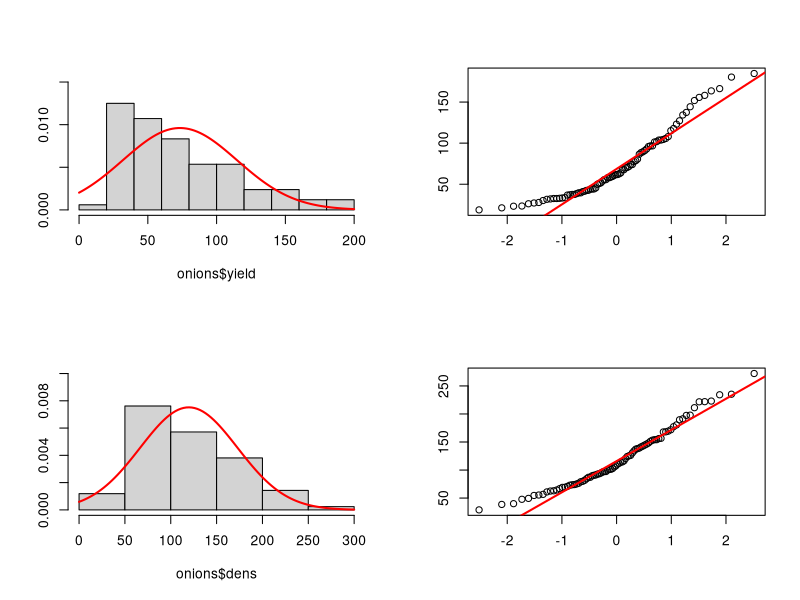

Write R code to recreate this figure.
onions <- read.table("onions.dat", col.names = c("yield", "dens", "location"))

par(mfrow = c(2, 2))

hist(onions$yield, freq = FALSE, main = "", ylab = "", ylim = c(0, 0.016))
curve(dnorm(x, mean(onions$yield), sd(onions$yield)), add = TRUE, lwd = 2, col = "red")

qqnorm(onions$yield, main = "", xlab = "", ylab = "")
qqline(onions$yield, lwd = 2, col = "red")


hist(onions$dens, freq = FALSE, main = "", ylab = "", ylim = c(0, 0.010))
curve(dnorm(x, mean(onions$dens), sd(onions$dens)), add = TRUE, lwd = 2, col = "red")

qqnorm(onions$dens, main = "", xlab = "", ylab = "")
qqline(onions$dens, lwd = 2, col = "red")

par(mfrow = c(1, 1))

(41 + 30 + 43 + 34 + (1)) / 322 * 100
